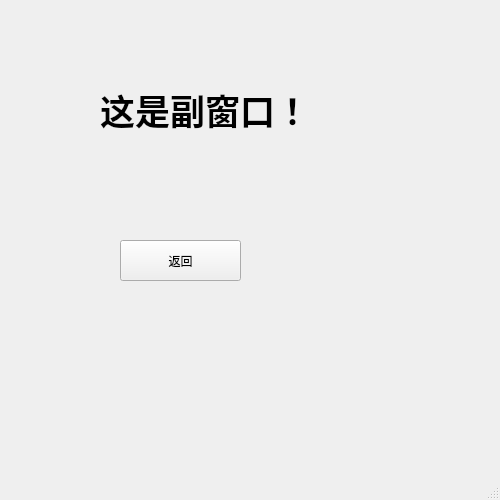
<?xml version="1.0" encoding="UTF-8"?>
<ui version="4.0">
 <class>box1_objectName</class>
 <widget class="QMainWindow" name="box1_objectName">
  <property name="geometry">
   <rect>
    <x>0</x>
    <y>0</y>
    <width>500</width>
    <height>500</height>
   </rect>
  </property>
  <property name="windowTitle">
   <string>MainWindow</string>
  </property>
  <widget class="QWidget" name="centralwidget">
   <widget class="QLabel" name="label">
    <property name="geometry">
     <rect>
      <x>100</x>
      <y>70</y>
      <width>221</width>
      <height>81</height>
     </rect>
    </property>
    <property name="text">
     <string>&lt;html&gt;&lt;head/&gt;&lt;body&gt;&lt;p&gt;&lt;span style=&quot; font-size:26pt; font-weight:600;&quot;&gt;这是副窗口！&lt;/span&gt;&lt;/p&gt;&lt;/body&gt;&lt;/html&gt;</string>
    </property>
   </widget>
   <widget class="QPushButton" name="pushButton">
    <property name="geometry">
     <rect>
      <x>120</x>
      <y>240</y>
      <width>121</width>
      <height>41</height>
     </rect>
    </property>
    <property name="text">
     <string>返回</string>
    </property>
   </widget>
  </widget>
  <widget class="QMenuBar" name="menubar">
   <property name="geometry">
    <rect>
     <x>0</x>
     <y>0</y>
     <width>500</width>
     <height>22</height>
    </rect>
   </property>
  </widget>
  <widget class="QStatusBar" name="statusbar"/>
 </widget>
 <resources/>
 <connections/>
</ui>
